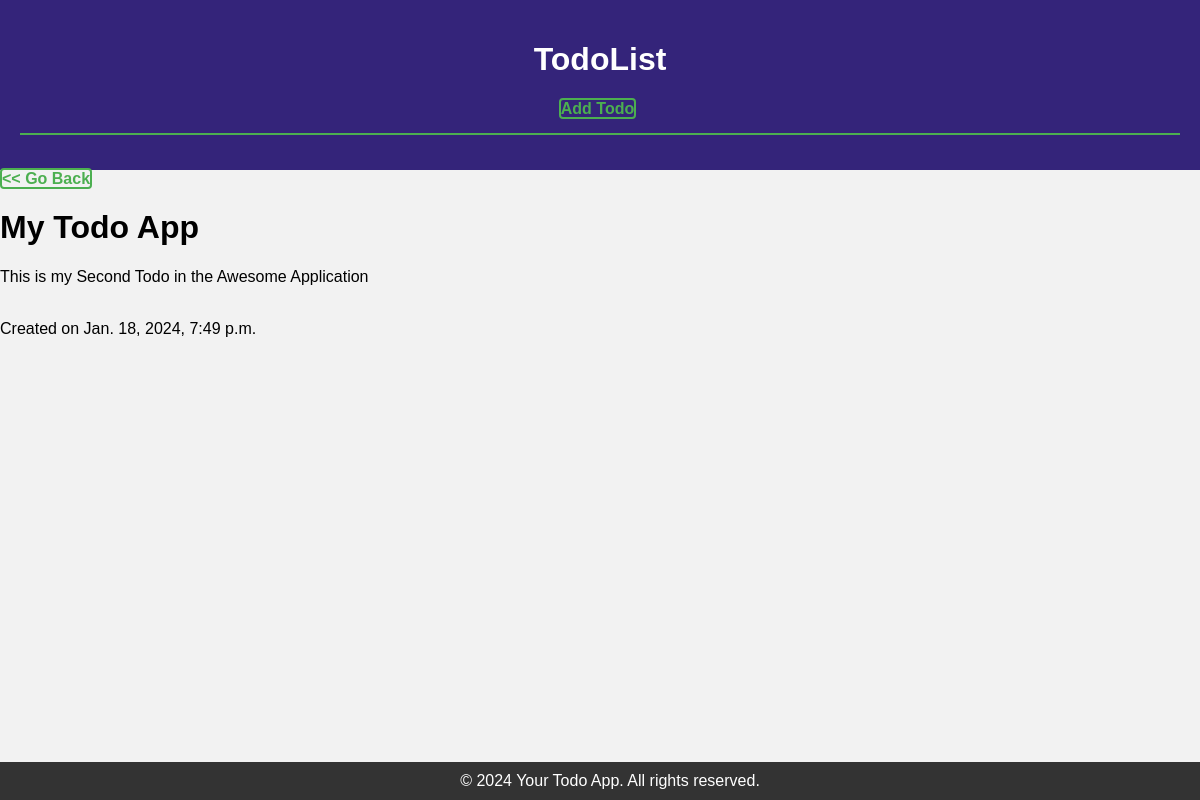
The page /todo/details/1/ on the database its author committed.
### todo/models.py (models this page shows, shortened)
class Todo(models.Model):
    title = models.CharField(max_length=200)
    text = models.TextField()
    created_at = models.DateTimeField(default=datetime.now, blank=True)

### todo/views.py (the view)
# urls.py: path('details/<int:id>/', views.details, name='details'),
def details(request, id):
    todo = get_object_or_404(Todo, id=id)
    context = {
        'todo': todo
    }
    return render(request, 'details.html', context)

### todo/templates/details.html (shortened to what this page needs)
{% load static %}
{% include 'partials/header.html' %}
    <a href="/todo"><< Go Back</a>
    <br>
        <h1>{{todo.title}}</h1>
    <p>{{todo.text}}</p>
    <br>
    Created on {{todo.created_at}}
{% include 'partials/footer.html' %}
{% load static %}

### todo/templates/partials/header.html (style rules this page uses)
body { font-family: Arial, sans-serif; margin: 0; padding: 0; background-color: #f2f2f2; }
h1 { margin: 5; }
a { text-decoration: none; color: #4CAF50; font-weight: bold; padding: 0px 0px; border: 2px solid #4CAF50; border-radius: 4px; transition: background-color 0.1s, color 0.1s; margin-right: 5px; }

### rows shown on the page
Todo: title "My Todo App", text "This is my Second Todo in the Awesome Application", created_at "Jan. 18, 2024, 7:49 p.m."
